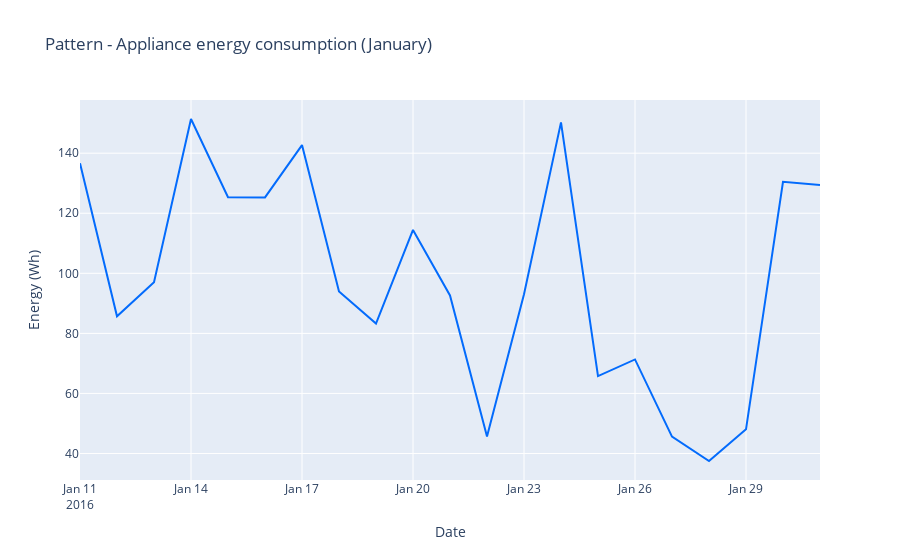

Write notebook code for a chart like this one.
### Code cell
# To understand the timeseries variation of the applaince energy consumption
visData1_tmp = graph_objs.Scatter(
    x = tmp_data_month.date,
    y = tmp_data_month.Appliances,
    mode = "lines",
    line_color=asif_graph_color_theme_monthly
)
layout = graph_objs.Layout(
    title = "Pattern - Appliance energy consumption ({:})".format(calendar.month_name[tmp_data_month["date"].dt.month[0]]),
    xaxis=dict(title='Date'),
    yaxis=dict(title='Energy (Wh)')
)
fig = graph_objs.Figure(data=[visData1_tmp],layout=layout)

iplot(fig)

### Figure 1 — Plotly figure (JSON) as saved in the notebook; plotly's stock layout.template omitted (floating-point values rounded to 4 significant figures)
{"data": [{"line": {"color": "#036bfc"}, "mode": "lines", "type": "scatter", "x": ["2016-01-11T00:00:00", "2016-01-12T00:00:00", "2016-01-13T00:00:00", "2016-01-14T00:00:00", "2016-01-15T00:00:00", "2016-01-16T00:00:00", "2016-01-17T00:00:00", "2016-01-18T00:00:00", "2016-01-19T00:00:00", "2016-01-20T00:00:00", "2016-01-21T00:00:00", "2016-01-22T00:00:00", "2016-01-23T00:00:00", "2016-01-24T00:00:00", "2016-01-25T00:00:00", "2016-01-26T00:00:00", "2016-01-27T00:00:00", "2016-01-28T00:00:00", "2016-01-29T00:00:00", "2016-01-30T00:00:00", "2016-01-31T00:00:00"], "y": [136.7, 85.69, 97.01, 151.4, 125.3, 125.3, 142.7, 93.96, 83.26, 114.4, 92.64, 45.69, 93.06, 150.3, 65.76, 71.32, 45.62, 37.5, 48.06, 130.5, 129.4]}], "layout": {"autosize": true, "title": {"text": "Pattern - Appliance energy consumption (January)"}, "xaxis": {"autorange": true, "range": ["2016-01-11", "2016-01-31"], "title": {"text": "Date"}, "type": "date"}, "yaxis": {"autorange": true, "range": [31.17, 157.7], "title": {"text": "Energy (Wh)"}, "type": "linear"}}}
